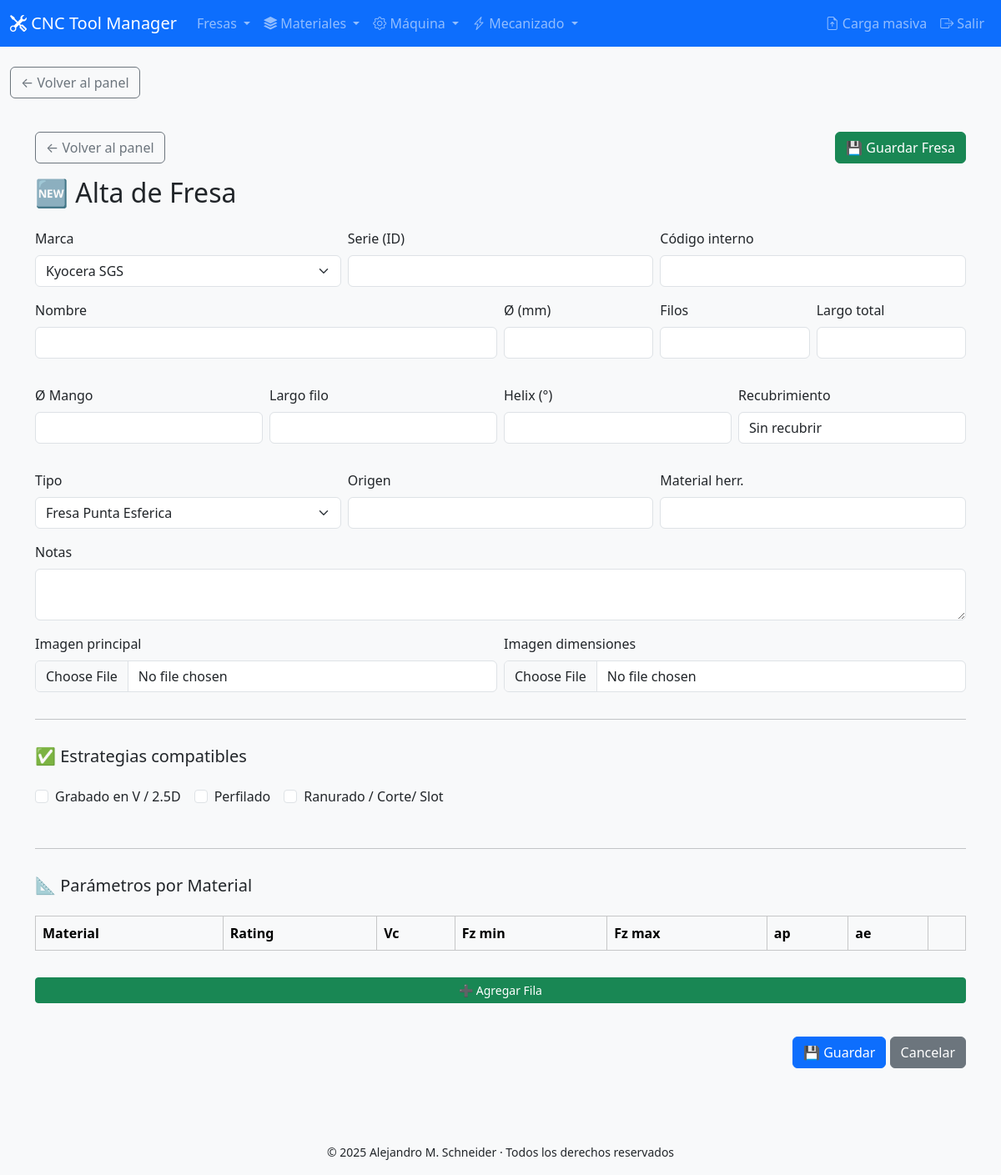
The app's page /admin/panel/tool_form.php with its own data.
### tables this page shows
CREATE TABLE `strategies` (
  `strategy_id` int(11) NOT NULL,
  `name` varchar(100) NOT NULL,
  `machining_type_id` int(11) DEFAULT NULL,
  `type` enum('Milling','Drilling') NOT NULL DEFAULT 'Milling',
  `parent_id` int(11) DEFAULT NULL,
  `image` varchar(255) DEFAULT NULL
);

### admin/panel/tool_form.php (the view, shortened to what this page needs)
<?php
require_once '../includes/db.php';
include 'header.php';
$brands     = $pdo->query("SELECT id,name FROM brands ORDER BY name")->fetchAll();
$toolTypes  = $pdo->query("SELECT code,name FROM tooltypes ORDER BY name")->fetchAll();
$strategies = $pdo->query("SELECT strategy_id,name FROM strategies ORDER BY name")->fetchAll();
?>
<!doctype html>
<html lang="es"><head>
  <link href="https://cdn.jsdelivr.net/npm/bootstrap@5.3.3/dist/css/bootstrap.min.css" rel="stylesheet">
</head>
<body class="bg-light">
<div class="container py-4">
  <div class="mb-3 d-flex justify-content-between">
    <a href="dashboard.php" class="btn btn-outline-secondary">← Volver al panel</a>
    <button form="createForm" class="btn btn-success">💾 Guardar Fresa</button>
  </div>
  <h2 class="mb-4">🆕 Alta de Fresa</h2>
  <form id="createForm" method="POST" action="tool_save.php" enctype="multipart/form-data" class="vstack gap-3">
    <div class="row g-2">
      <div class="col-md-4">
        <label class="form-label">Marca</label>
        <select id="brand" name="brand_id" class="form-select" required>
          <?php foreach($brands as $b): ?>
            <option value="<?= $b['id'] ?>"><?= htmlspecialchars($b['name']) ?></option>
          <?php endforeach;?>
        </select>
      </div>
      <div class="col-md-4">
        <label class="form-label">Serie (ID)</label>
        <input type="text" name="series_id" class="form-control" required>
      </div>
      <div class="col-md-4">
        <label class="form-label">Código interno</label>
        <input type="text" name="tool_code" class="form-control" required>
      </div>
    </div>
    <div class="row g-2">
      <div class="col-md-6">
        <label class="form-label">Nombre</label>
        <input type="text" name="name" class="form-control" required>
      </div>
      <div class="col-md-2">
        <label class="form-label">Ø (mm)</label>
        <input type="number" step="0.001" name="diameter_mm" class="form-control" required>
      </div>
      <div class="col-md-2">
        <label class="form-label">Filos</label>
        <input type="number" name="flute_count" class="form-control" required>
      </div>
      <div class="col-md-2">
        <label class="form-label">Largo total</label>
        <input type="number" step="0.001" name="full_length_mm" class="form-control">
      </div>
    </div>
    <div class="row g-2 mt-2">
      <div class="col-md-3">
        <label class="form-label">Ø Mango</label>
        <input type="number" step="0.001" name="shank_diameter_mm" class="form-control">
      </div>
      <div class="col-md-3">
        <label class="form-label">Largo filo</label>
        <input type="number" step="0.001" name="cut_length_mm" class="form-control">
      </div>
      <div class="col-md-3">
        <label class="form-label">Helix (°)</label>
        <input type="number" step="0.1" name="helix" class="form-control">
      </div>
      <div class="col-md-3">
        <label class="form-label">Recubrimiento</label>
        <input type="text" name="coated" class="form-control" value="Sin recubrir">
      </div>
    </div>
    <div class="row g-2 mt-2">
      <div class="col-md-4">
        <label class="form-label">Tipo</label>
        <select name="tool_type" class="form-select">
          <?php foreach($toolTypes as $t): ?>
            <option value="<?= $t['code'] ?>"><?= htmlspecialchars($t['name']) ?></option>
          <?php endforeach;?>
        </select>
      </div>
      <div class="col-md-4">
        <label class="form-label">Origen</label>
        <input type="text" name="made_in" class="form-control">
      </div>
      <div class="col-md-4">
        <label class="form-label">Material herr.</label>
        <input type="text" name="material" class="form-control">
      </div>
    </div>
    <div>
      <label class="form-label">Notas</label>
      <textarea name="notes" class="form-control" rows="2"></textarea>
    </div>
    <div class="row g-2">
      <div class="col-md-6">
        <label class="form-label">Imagen principal</label>
        <input type="file" name="image" class="form-control">
      </div>
      <div class="col-md-6">
        <label class="form-label">Imagen dimensiones</label>
        <input type="file" name="image_dimensions" class="form-control">
      </div>
    </div>
    <hr>
    <h5>✅ Estrategias compatibles</h5>
    <div class="d-flex flex-wrap gap-3 mb-3">
      <?php foreach($strategies as $s): ?>
        <div class="form-check">
          <input class="form-check-input" type="checkbox" name="strategies[]" value="<?= $s['strategy_id'] ?>">
          <label class="form-check-label"><?= htmlspecialchars($s['name']) ?></label>
        </div>
      <?php endforeach;?>
    </div>
    <hr>
    <h5>📐 Parámetros por Material</h5>
    <table class="table table-bordered align-middle" id="paramTable">
      <thead class="table-light">
        <tr>
          <th>Material</th>
          <th>Rating</th>
          <th>Vc</th>
          <th>Fz min</th>
          <th>Fz max</th>
          <th>ap</th>
          <th>ae</th>
          <th></th>
        </tr>
      </thead>
    </table>
    <button type="button" class="btn btn-success btn-sm" onclick="addParamRow()">➕ Agregar Fila</button>
    <div class="text-end mt-4">
      <button type="submit" class="btn btn-primary">💾 Guardar</button>
      <a href="dashboard.php" class="btn btn-secondary">Cancelar</a>
    </div>
  </form>
</div>
<?php include '../includes/footer.php'; ?>

### records on screen
strategies: name "Grabado en V / 2.5D"
strategies: name "Perfilado"
strategies: name "Ranurado / Corte/ Slot"

### other values on screen
form field brand_id "Kyocera SGS"
form field tool_type "Fresa Punta Esferica"
